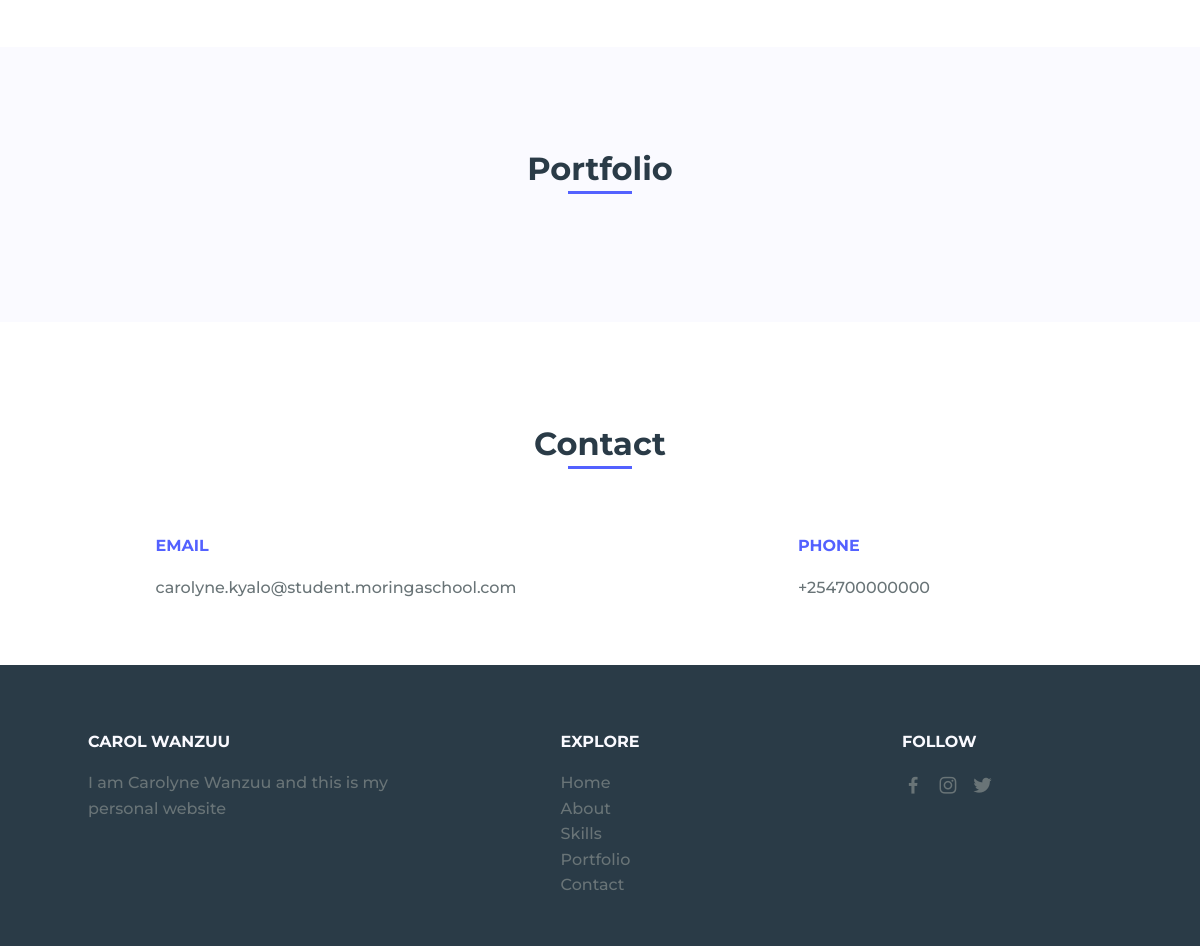
The app's page / (lower part), older data.
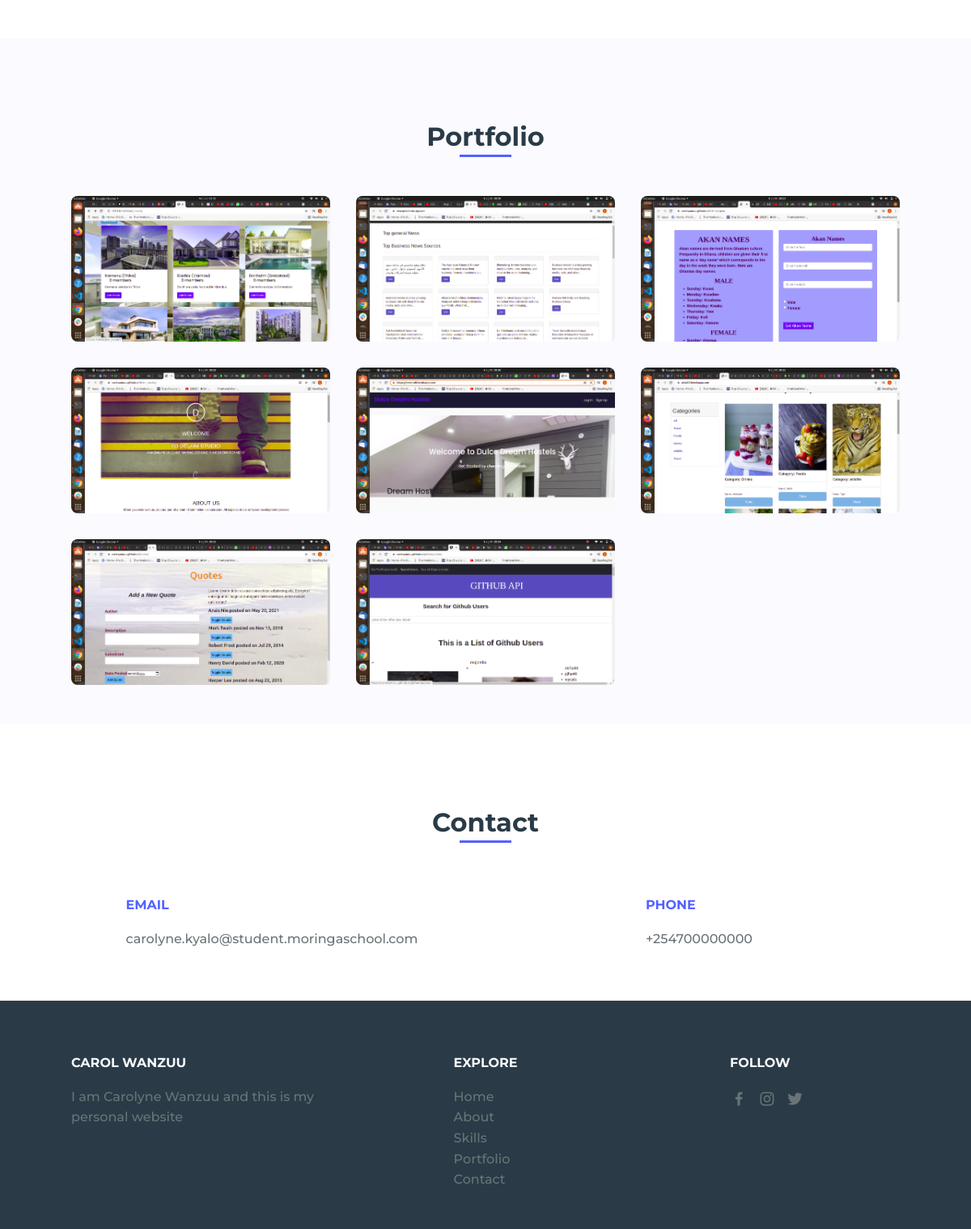
The same page, newer data.
### Carol/models.py (models this page shows, shortened)
class Portfolio(models.Model):
    image = models.ImageField(upload_to='portfolio/')
    link = models.URLField(max_length=200)

### Carol/views.py (the view)
# urls.py: path('', views.index, name='index')
def index(request):
    home = Home.objects.latest('updated')
    about = About.objects.latest('updated')
    profiles = Profile.objects.filter(about=about)
    categories = Category.objects.all()
    portfolios = Portfolio.objects.all()
    context = {
        'home': home,
        'about': about,
        'profiles': profiles,
        'categories': categories,
        'portfolios': portfolios
    }
    return render(request, 'index.html', context)

### Carol/templates/index.html (shortened to what this page needs)
{% load static %}
<!DOCTYPE html>
<html lang="en">
<head>
    <link rel="stylesheet" href="{% static 'assets/css/styles.css' %}">
    <link href='https://cdn.jsdelivr.net/npm/boxicons@2.0.5/css/boxicons.min.css' rel='stylesheet'>
</head>
<body>
    <main class="l-main">
        <section class="skills section" id="skills">
        </section>
        <section class="portfolio section" id="portfolio">
            <h2 class="section-title">Portfolio</h2>
            <div class="portfolio__container bd-grid">
                {% for portfolio in portfolios %}
                <div class="portfolio__img">
                    <img src="{{ portfolio.image.url }}" alt="">
                </div>
                {% endfor %}
            </div>
        </section>
        <section class="contact section" id="contact">
            <h2 class="section-title">Contact</h2>
            <div class="contact__container bd-grid">
                <div class="contact__info">
                    <h3 class="contact__subtitle">EMAIL</h3>
                    <span class="contact__text">carolyne.kyalo@student.moringaschool.com</span>
                </div>
                <div class="contact__info">
                    <h3 class="contact__subtitle">PHONE</h3>
                    <span class="contact__text">+254700000000</span>
                </div>
            </div>
        </section>
    </main>
    <footer class="footer section">
        <div class="footer__container bd-grid">
            <div class="footer__data">
                <h2 class="footer__title">CAROL WANZUU</h2>
                <p class="footer__text">I am Carolyne Wanzuu and this is my personal website</p>
            </div>
            <div class="footer__data">
                <h2 class="footer__title">EXPLORE</h2>
                <ul>
                    <li><a href="#home" class="footer__link">Home</a></li>
                    <li><a href="#about" class="footer__link">About</a></li>
                    <li><a href="#skills" class="footer__link">Skills</a></li>
                    <li><a href="#portfolio" class="footer__link">Portfolio</a></li>
                    <li><a href="#Contact" class="footer__link">Contact</a></li>
                </ul>
            </div>
            <div class="footer__data">
                <h2 class="footer__title">FOLLOW</h2>
                <a href="#" class="footer__social"><i class='bx bxl-facebook'></i></a>
                <a href="#" class="footer__social"><i class='bx bxl-instagram'></i></a>
                <a href="#" class="footer__social"><i class='bx bxl-twitter'></i></a>
            </div>
        </div>
    </footer>
</body>
</html>

### static/assets/css/styles.css (style rules this page uses)
:root { --header-height: 3rem; --font-medium: 500; }
:root { --first-color: #5361FF; --white-color: #FAFAFF; --dark-color: #2A3B47; --text-color: #697477; }
:root { --body-font: 'Montserrat', sans-serif; --big-font-size: 6.25rem; --h2-font-size: 1.25rem; --normal-font-size: .938rem; --small-font-size: .813rem; }
@media screen and (min-width: 768px) { :root { --big-font-size: 10.5rem; --h2-font-size: 2rem; --normal-font-size: 1rem; --small-font-size: .875rem; } }
:root { --mb-1: .5rem; --mb-2: 1rem; --mb-3: 1.5rem; --mb-4: 2rem; }
:root { --z-fixed: 100; }
*,::before,::after { box-sizing: border-box; }
html { scroll-behavior: smooth; }
body { margin: var(--header-height) 0 0 0; font-family: var(--body-font); font-size: var(--normal-font-size); font-weight: var(--font-medium); color: var(--text-color); line-height: 1.6; }
h1,h2,p { margin: 0; }
ul { margin: 0; padding: 0; list-style: none; }
a { text-decoration: none; color: var(--text-color); }
img { max-width: 100%; height: auto; display: block; }
.section { padding: 3rem 0; }
.section-title { position: relative; font-size: var(--h2-font-size); color: var(--dark-color); margin: var(--mb-4) 0; text-align: center; }
.section-title::after { position: absolute; content: ""; width: 32px; height: .18rem; left: 0; right: 0; margin: auto; top: 2rem; background-color: var(--first-color); }
.bd-grid { max-width: 1024px; display: grid; grid-template-columns: 100%; grid-column-gap: 2rem; width: calc(100% - 2rem); margin-left: var(--mb-2); margin-right: var(--mb-2); }
.portfolio { background-color: var(--white-color); }
.portfolio__container { justify-items: center; row-gap: 2rem; }
.portfolio__img { position: relative; overflow: hidden; }
.portfolio__img img { border-radius: .5rem; }
.contact__container { row-gap: 2rem; }
.contact__subtitle { font-size: var(--normal-font-size); color: var(--first-color); }
.contact__text { display: inline-block; margin-bottom: var(--mb-2); }
.footer { background-color: var(--dark-color); }
.footer__container { row-gap: 2rem; }
.footer__title { font-size: var(--normal-font-size); color: var(--white-color); margin-bottom: var(--mb-2); }
.footer__link { padding: .25rem 0; }
.footer__social { font-size: 1.4rem; margin-right: var(--mb-1); }
@media screen and (min-width: 768px) { body { margin: 0; } }
@media screen and (min-width: 768px) { .section { padding-top: 4rem; } }
@media screen and (min-width: 768px) { .section-title { margin-bottom: 3rem; } }
@media screen and (min-width: 768px) { .section-title::after { width: 64px; top: 3rem; } }
@media screen and (min-width: 768px) { .portfolio__container { grid-template-columns: repeat(3, 1fr); grid-template-rows: repeat(2, 1fr); column-gap: 2rem; } }
@media screen and (min-width: 768px) { .contact__container { grid-template-columns: repeat(2, 1fr); justify-items: center; } }
@media screen and (min-width: 768px) { .footer__container { grid-template-columns: repeat(3, 1fr); justify-items: center; } }
@media screen and (min-width: 1024px) { .bd-grid { margin-left: auto; margin-right: auto; } }

Row changes from the older to the newer data that the page shows:
added Portfolio: image (picture)
added Portfolio: image (picture)
added Portfolio: image (picture)
added Portfolio: image (picture)
added Portfolio: image (picture)
added Portfolio: image (picture)
added Portfolio: image (picture)
added Portfolio: image (picture)
